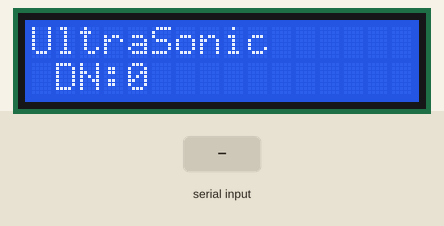
This sketch was run on a simulated Arduino Mega 2560, built with avr-gcc and run on an emulated ATmega2560. Shown: 16×2 character LCD. Inputs (shaded band) come from the test bench. What the sketch prints to the serial monitor is not drawn.

Above: at 1.2 s.
1.3 s: "1" received over the second serial link
At 2.5 s:
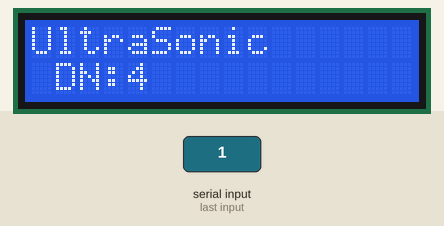
4.1 s: "0" received over the second serial link
At 5.3 s:
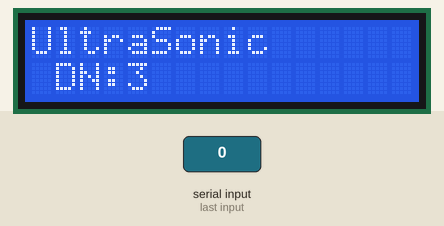
6.9 s: "2" received over the second serial link
At 8.1 s:
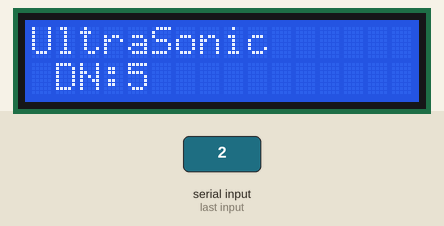
Timing chart, 0 to 9.9 s (numbered marks = the images above; inputs shaded):
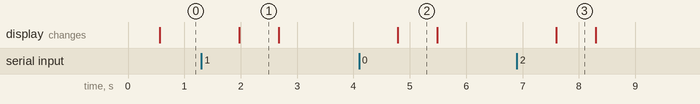

Measured:
- after the input at 1.3 s, the display: changes after 0.67 s (image 1)
- after the input at 4.1 s, the display: changes after 0.68 s (image 2)
- after the input at 6.9 s, the display: changes after 0.69 s (image 3)
- what the display in image 1 shows lasts 0.7 s, from 2.0 s to 2.7 s

The sketch:

ultrasonicsensor3c.ino
```cpp
/* @file Enhance Keypad use
 || @version 1.0
 ||  Author Bruce modified from keypad library  examples download from http://playground.arduino.cc/Code/Keypad#Download @ keypad,zip
 */
/* LiquidCrystal display with:

 LiquidCrystal(rs, enable, d4, d5, d6, d7)
 LiquidCrystal(rs, rw, enable, d4, d5, d6, d7)
 LiquidCrystal(rs, enable, d0, d1, d2, d3, d4, d5, d6, d7)
 LiquidCrystal(rs, rw, enable, d0, d1, d2, d3, d4, d5, d6, d7)
 R/W Pin Read = LOW / Write = HIGH   // if No pin connect RW , please leave R/W Pin for Low State
 */
#include <LiquidCrystal.h>

LiquidCrystal lcd(5,6,7,38,40,42,44);   //ok

void setup(){
  Serial.begin(9600);
  Serial1.begin(9600);
  Serial.println("program start here");

  lcd.begin(16, 2);
  // 設定 LCD 的行列數目 (16 x 2)  16　行2　列
  lcd.setCursor(0,0);
  // 列印 "Hello World" 訊息到 LCD 上
  lcd.print("UltraSonic");
  Serial.println("Ultrasonic sensor detecting...");

}

void loop(){
  int tempvalue = 0 ;
  tempvalue = US100_TEMP_ultrasonic() ;
    lcd.setCursor(1,1);
      lcd.print("DN:          ");
    lcd.setCursor(4,1);
  lcd.print(tempvalue);
  // now result is printed on Serial COnsole
  Serial.print("UltraSonice Temporature Detecting is :") ;
  Serial.println(tempvalue);
  delay(200);

}
int US100_TEMP_ultrasonic()
{
  int Temperature45 = 0;

  Serial1.flush(); // Clear TX1/RX1 Data Buffer
  Serial1.write(0x50); // Send byte 0X55，Activate US-100 to start detect temporature   delay(500); // delay 500 microsecond

    if(Serial1.available() >= 1) // start receive data when unreceived buffer bytes >= 1 bytes
  {
        Temperature45 = Serial1.read(); //reac US-100 result of detecting temporature
        if ((Temperature45 > 1) && (Temperature45 < 130)) //verify valid value between  1 ~130
        {
        Temperature45 -= 45; // minus 45 for right values
        Serial.print("Detect Temperature is: "); //OUTPUT Value to Serial Monitor
        Serial.print(Temperature45, DEC); //OUTPUT Value to Serial Monitor
        Serial.println(" Degree Centigrade."); //OUTPUT Value to Serial Monitor
        }
}
  delay(500); //Delay 500 ms
  return (Temperature45) ;
}
```
